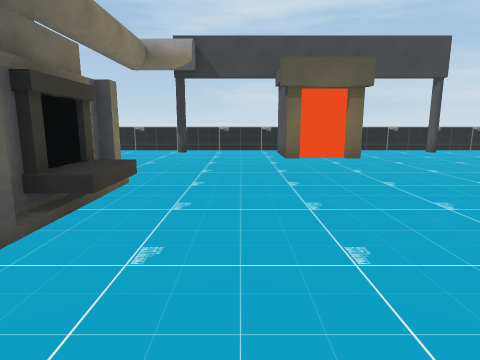
[1] (above)

13 first-person views from a walk through a 3-D level made in the Unity game engine. The camera is 1.2 m above the floor, tilts 10° down and sees 75° across. The floor is counted in squares, 1 m on a side. Each view is taken from the middle of a square. On the plan, view 1 faces up. The plan holds only what a view shows up to about 13 squares ahead; the rest is blank.

[2]
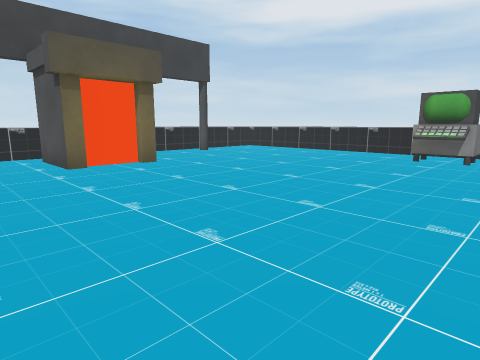

[3]
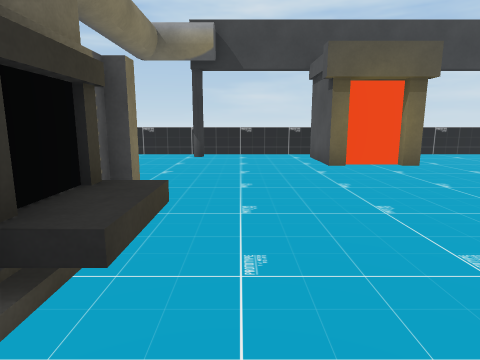

[4]
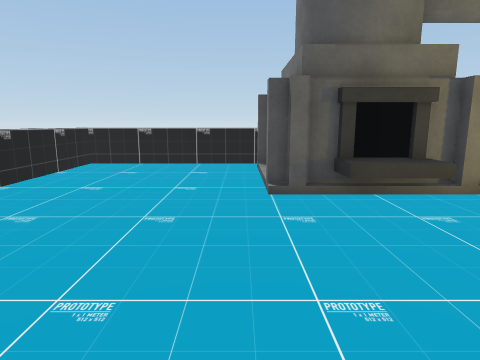

[5]
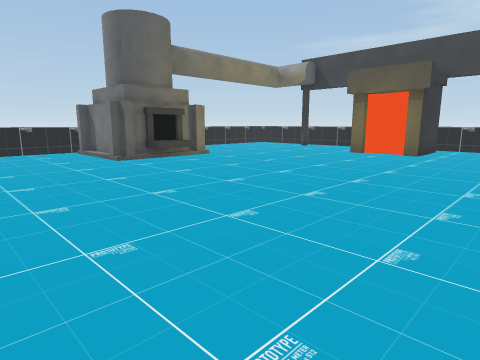

[6]
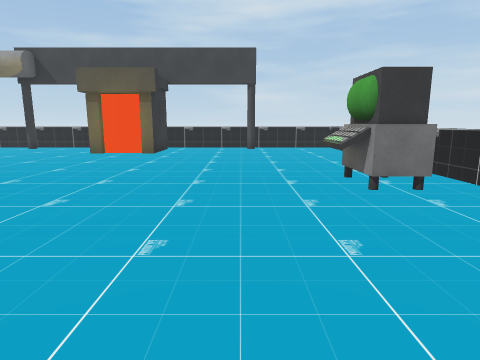

[7]
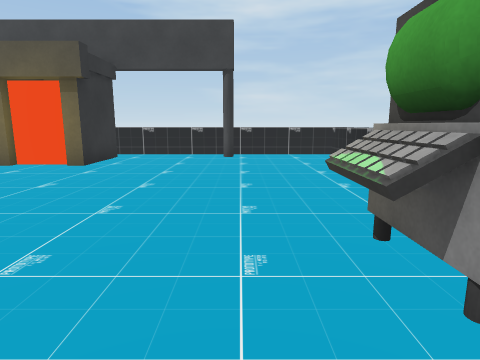

[8]
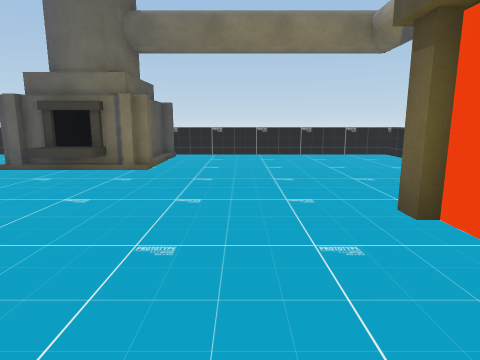

[9]
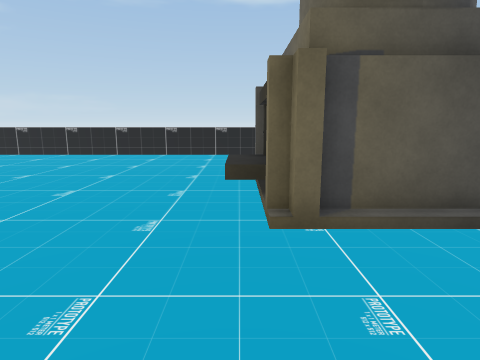

[10]
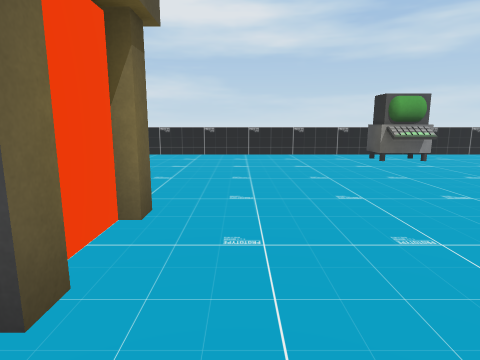

[11]
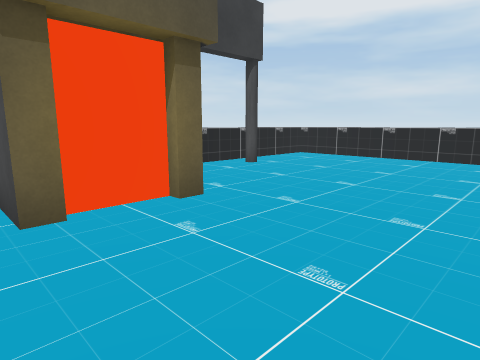

[12]
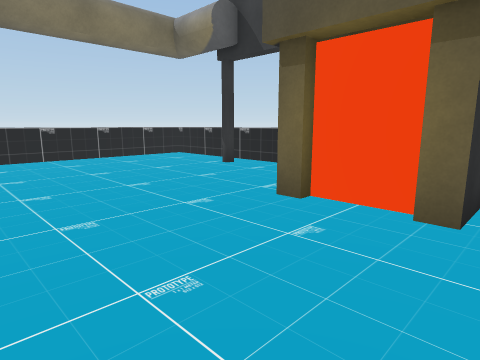

[13]
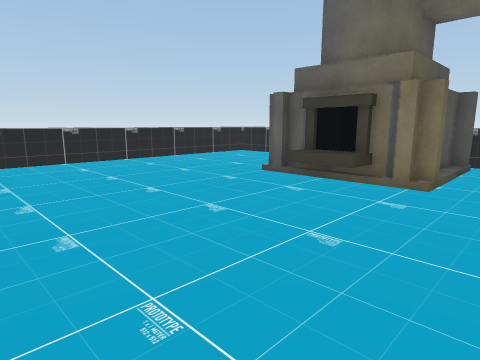

### Floor plan
Key: @ floor where view 1 was taken; # wall or solid block; . floor; = window, fence, low wall or low ledge; ^ raised ledge; O other object.
Columns run from 7 left of view 1 to 13 right of it. Each row starts with its distance up from view 1.
 15 #===#====###===##===#
 14 =...O....###...#O...=
 13 =........OOO........=
 12 =........OOO........=
 11 =........O.O........=
 10 =...................=
  9 =...................=
  8 =...................=
  7 =...................=
  6 ######..............=
  5    O#^...........OO.=
  4    OO^...........OO.=
  3 ######..............
  2 =...................=
  1 =...................=
  0 =......@..........  =
 -1 =................
 -2 =...............
 -3 #===============

Positions as (right, up) in squares from view 1, and headings:
1: (0, 0), facing up
2: (-1, 2), facing up-right
3: (-1, 2), facing up
4: (3, 2), facing left
5: (8, -2), facing up-left
6: (8, -2), facing up
7: (9, 2), facing up
8: (6, 9), facing left
9: (-2, 10), facing down
10: (0, 10), facing right
11: (1, 7), facing up-right
12: (5, 7), facing up-left
13: (4, 8), facing down-left
